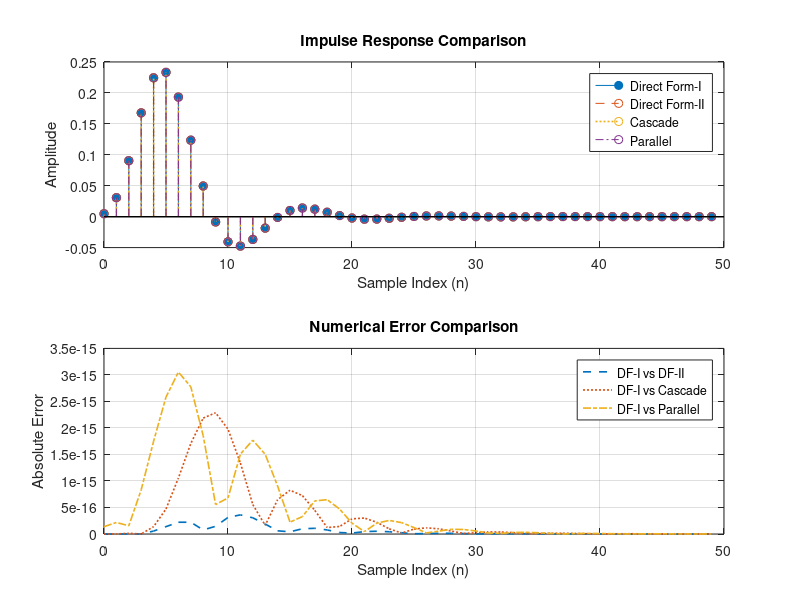
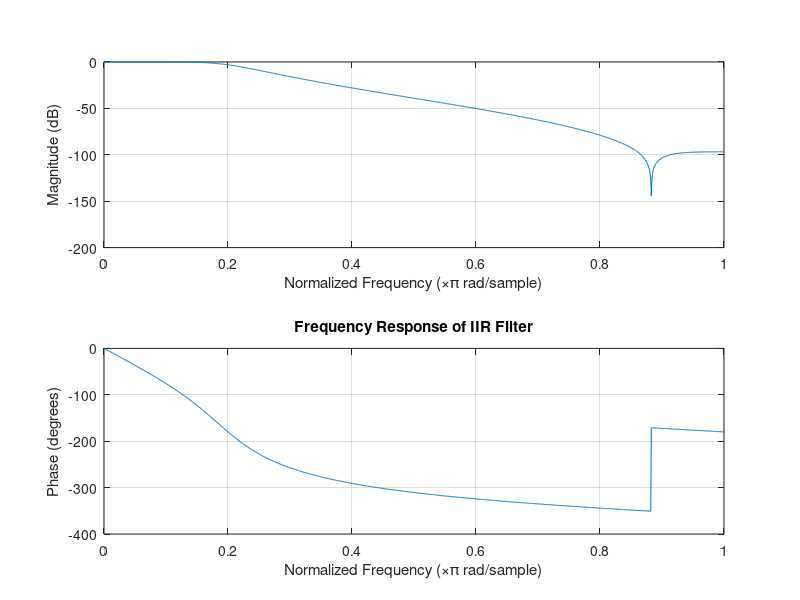
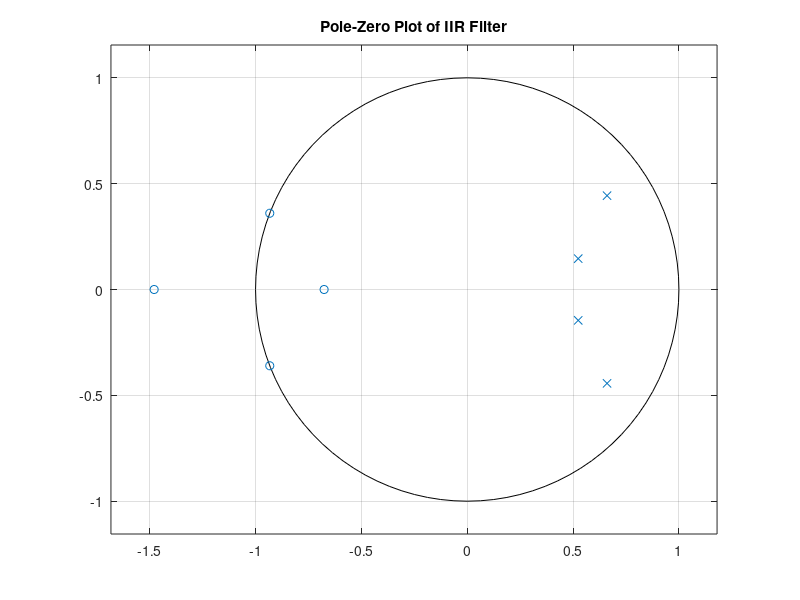

The MATLAB source for these figures, in order:

clc;
clear;
close all;

%% IIR FILTER COEFFICIENTS
b = [0.0048 0.0193 0.0289 0.0193 0.0048];
a = [1 -2.3695 2.3140 -1.0547 0.1874];

N = 50;
x = [1 zeros(1,N-1)];
n = 0:N-1;

%% 1. DIRECT FORM-I
y1 = zeros(1,N);

for i = 1:N
    for j = 1:length(b)
        if i-j+1 > 0
            y1(i) = y1(i) + b(j)*x(i-j+1);
        end
    end

    for j = 2:length(a)
        if i-j+1 > 0
            y1(i) = y1(i) - a(j)*y1(i-j+1);
        end
    end

    y1(i) = y1(i)/a(1);
end

%% 2. DIRECT FORM-II (TRANSPOSED)
y2 = filter(b,a,x);

%% 3. CASCADE REALIZATION
[sos,g] = tf2sos(b,a);

yc = g*x;

for i = 1:size(sos,1)
    yc = filter(sos(i,1:3),sos(i,4:6),yc);
end

%% 4. PARALLEL REALIZATION
[r,p,k] = residuez(b,a);

yp = filter(k,1,x);

for i = 1:length(r)
    yp = yp + filter(r(i),[1 -p(i)],x);
end

%% 5. DISPLAY COEFFICIENTS
disp('Numerator coefficients:');
disp(b);

disp('Denominator coefficients:');
disp(a);

disp('Second Order Sections:');
disp(sos);

disp('Cascade Gain:');
disp(g);

disp('Parallel Residues:');
disp(r);

disp('Parallel Poles:');
disp(p);

disp('Parallel Direct Term:');
disp(k);

%% 6. ERROR AND DEVIATION
E = [max(abs(y1-y1));
     max(abs(y1-y2));
     max(abs(y1-yc));
     max(abs(y1-yp))];

reference = max(abs(y1));

if reference > 0
    D = E/reference*100;
else
    D = zeros(size(E));
end

disp(' ');
disp('COMPARISON TABLE');
disp('Structure          Maximum Error       Deviation (%)');

fprintf('Direct Form-I      %12.6g       %12.6g\n',E(1),D(1));
fprintf('Direct Form-II     %12.6g       %12.6g\n',E(2),D(2));
fprintf('Cascade            %12.6g       %12.6g\n',E(3),D(3));
fprintf('Parallel           %12.6g       %12.6g\n',E(4),D(4));

%% 7. IMPULSE RESPONSE COMPARISON
figure;

subplot(2,1,1);
stem(n,y1,'filled');
hold on;
stem(n,y2,'--');
stem(n,yc,':','LineWidth',1.2);
stem(n,yp,'-.');

grid on;
xlabel('Sample Index (n)');
ylabel('Amplitude');
title('Impulse Response Comparison');

legend('Direct Form-I','Direct Form-II', ...
       'Cascade','Parallel','Location','best');

%% 8. ERROR PLOT
subplot(2,1,2);

plot(n,abs(y1-y2),'--','LineWidth',1.2);
hold on;
plot(n,abs(y1-yc),':','LineWidth',1.2);
plot(n,abs(y1-yp),'-.','LineWidth',1.2);

grid on;
xlabel('Sample Index (n)');
ylabel('Absolute Error');
title('Numerical Error Comparison');

legend('DF-I vs DF-II','DF-I vs Cascade', ...
       'DF-I vs Parallel','Location','best');

%% 9. FREQUENCY RESPONSE
figure;
freqz(b,a,1024);
title('Frequency Response of IIR Filter');

%% 10. POLE-ZERO PLOT
figure;
zplane(b,a);
grid on;
title('Pole-Zero Plot of IIR Filter');
